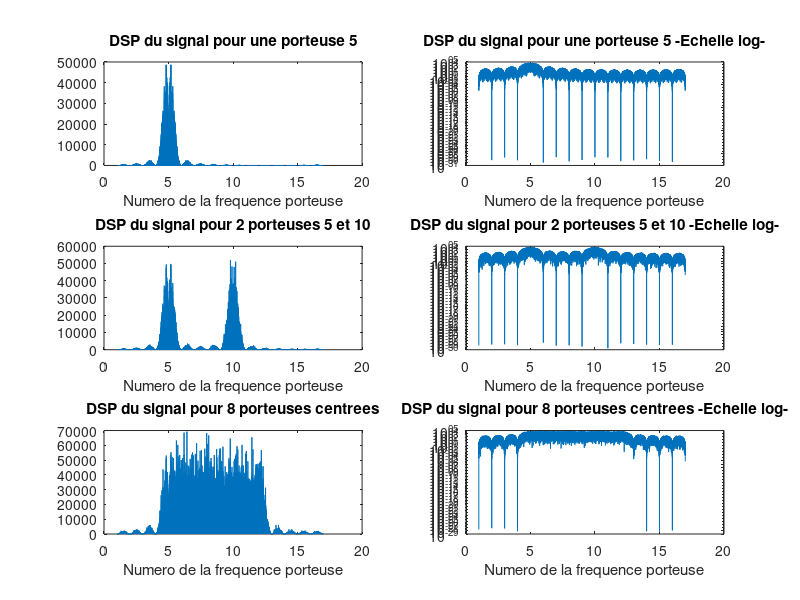
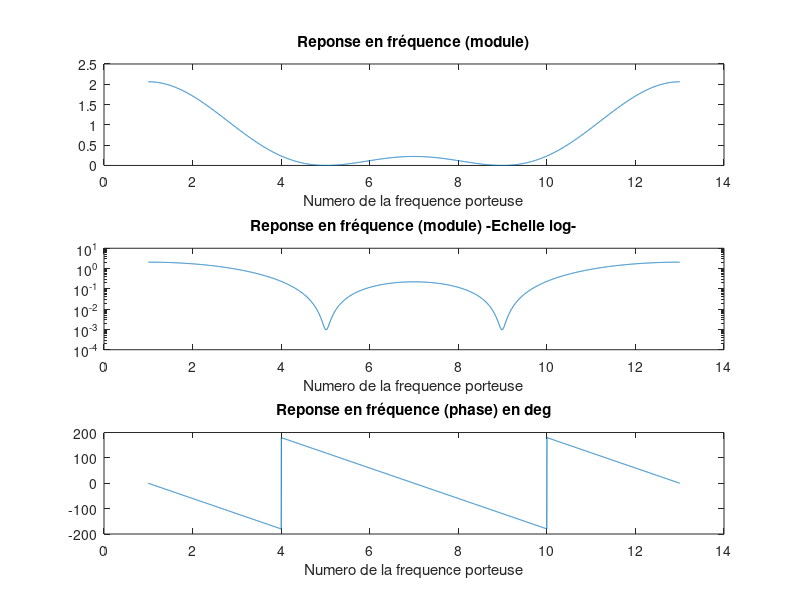
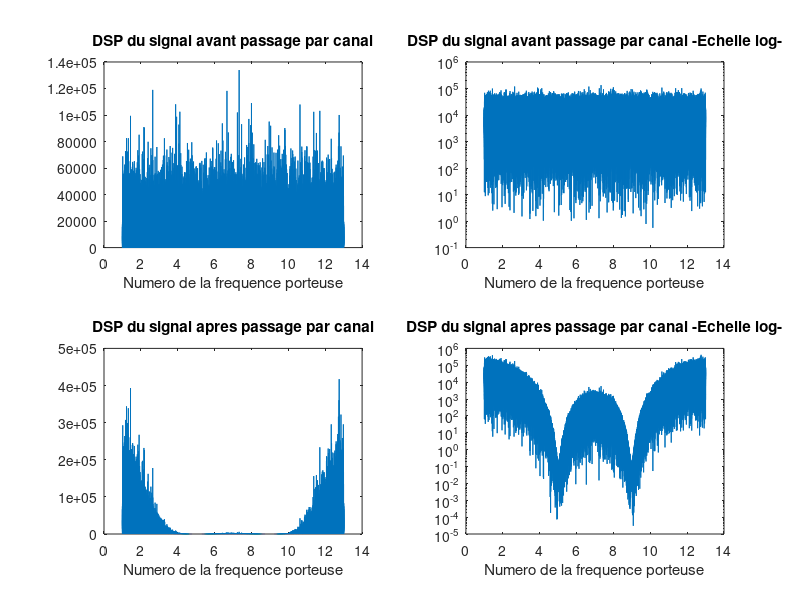
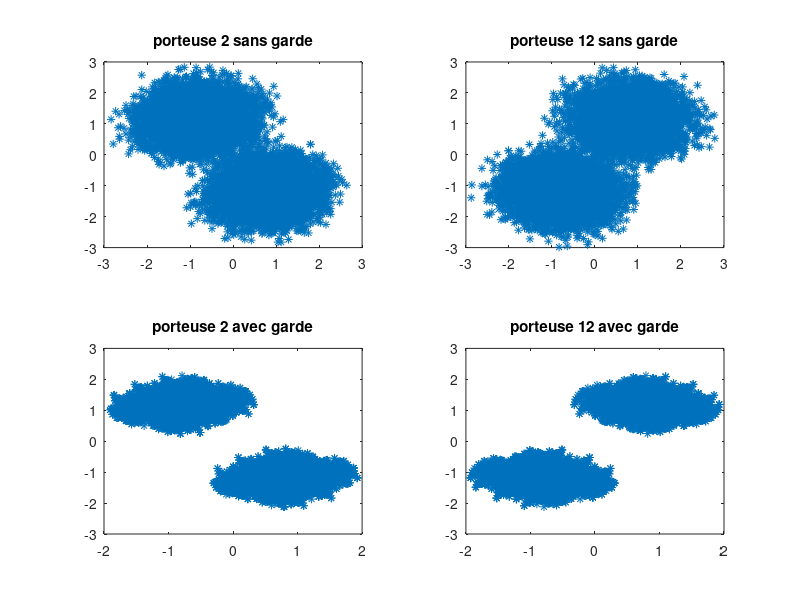

MATLAB code for these plots, in order: (Note: this script raises an error after producing the figures.)
close all;
clear all;

% Remarque : On considère qu'on travaille avec Fe = 1 HZ (rythme symbole)

% Generation de l'information binaire à transmettre 
%nb_bits = N ;
nb_bits = 12 * 10 ^ 4 ;
bits = randi([0, 1], 1, nb_bits);

%%%%%%%%%%%%%%%%%%%%%%%%%%%%%%%%%%%%%%%%%%%%%%%%%%%%%%%%%%%%%%%%%%%%%%%%%%%
%%%%%% Implantation de la chaine de transmission OFDM sans canal %%%%%%%%%%
%%%%%%%%%%%%%%%%%%%%%%%%%%%%%%%%%%%%%%%%%%%%%%%%%%%%%%%%%%%%%%%%%%%%%%%%%%%

% Nombre de porteuses
N = 16;

% Mapping BPSK
map =  2 * bits - 1;

% Traitement matricielle (chaque ligne est une porteuse / colonne -> temps)
map = reshape(map, N, length(map)/N);

% Construction d'une porteuse, 2 porteuses et 8 porteuses centrees resp.
map1 = [zeros( 4, nb_bits/N); map(5,:); zeros( 11 , nb_bits/N)];
%map1 = [ zeros( N-1, nb_bits/N); map(16,:)];
%map2 = [map(1:2, :); zeros( N-2, nb_bits/N)];
map2 = [zeros( 4, nb_bits/N); map(5,:); zeros( 4 , nb_bits/N); map(10,:); zeros( 6 , nb_bits/N)];
map8centre = [zeros( 4, nb_bits/N); map(5:12, :);zeros( 4, nb_bits/N)];

% Emission OFDM par ifft
signalOFDM = ifft(map);
signalOFDM1 = ifft(map1);
signalOFDM2 = ifft(map2);
signalOFDM8 = ifft(map8centre);

% Calcul de la DSP et visualisation
dsp = abs(fft(reshape(signalOFDM, 1, nb_bits))).^2;
dsp1 = abs(fft(reshape(signalOFDM1, 1, nb_bits))).^2;
dsp2 = abs(fft(reshape(signalOFDM2, 1, nb_bits))).^2;
dsp8 = abs(fft(reshape(signalOFDM8, 1, nb_bits))).^2;

f= [1:N/(length(dsp)-1):N+1];

figure('Name', "Chaine de transmission sans canal")
subplot(3,2,1)
plot(f, dsp1)
xlabel("Numero de la frequence porteuse")
title("DSP du signal pour une porteuse 5")
subplot(3,2,2)
semilogy(f, dsp1)
xlabel("Numero de la frequence porteuse")
title("DSP du signal pour une porteuse 5 -Echelle log-")
subplot(3,2,3)
plot(f, dsp2)
xlabel("Numero de la frequence porteuse")
title("DSP du signal pour 2 porteuses 5 et 10")
subplot(3,2,4)
semilogy(f, dsp2)
xlabel("Numero de la frequence porteuse")
title("DSP du signal pour 2 porteuses 5 et 10 -Echelle log-")
subplot(3,2,5)
plot(f, dsp8)
xlabel("Numero de la frequence porteuse")
title("DSP du signal pour 8 porteuses centrees")
subplot(3,2,6)
semilogy(f, dsp8)
xlabel("Numero de la frequence porteuse")
title("DSP du signal pour 8 porteuses centrees -Echelle log-")



% reception OFDM par fft
signalOFDMrecu = fft(signalOFDM);

% Decision
bitsdecision = sign(signalOFDMrecu);

% Demapping
bitsdemap = (bitsdecision + 1) / 2;
bitsdemap = reshape(bitsdemap, 1, nb_bits);

% Taux d'erreur binaire
TEB = 1 - (length(find(bitsdemap == bits)) / nb_bits);
fprintf("Le TEB en chaine de transmission sans canal : %i\n ", TEB);


%%%%%%%%%%%%%%%%%%%%%%%%%%%%%%%%%%%%%%%%%%%%%%%%%%%%%%%%%%%%%%%%%%%%%%%%%%%%%%%%%%%%%%%%%%%%%%%%%%%%
%%%%%% Implantation de la chaine de transmission OFDM avec canal multi-trajets sans bruit %%%%%%%%%%
%%%%%%%%%%%%%%%%%%%%%%%%%%%%%%%%%%%%%%%%%%%%%%%%%%%%%%%%%%%%%%%%%%%%%%%%%%%%%%%%%%%%%%%%%%%%%%%%%%%%

% IG = alpha * (T + IG) avec alpha =  20 à 25 % et T = N * Ts
% Ts = 1 -> N = (IG * ( 1 - alpha) ) / alpha
% y(t) = 0.227x(t) + 0.46x(t −Ts) + 0.688x(t −2Ts) + 0.460x(t −3Ts) + 0.227x(t −4Ts)
% hc = [0.227, 0.46, 0.688, 0.460, 0.227] -> IGmin = 4

% Calcul du nombre de porteuses N pour alpha = 0.25
alpha = 0.25;
N = floor((4 * (1 - alpha)) / alpha);

% Réponse impulsionnelle du canal (Ts = 1)
hc = [0.227, 0.46, 0.688, 0.460, 0.227];

% Réponse fréquentielle et visualisation
Rf = fft(hc, 2^N);
f = [1:N/(length(Rf) - 1):N+1];

figure('Name', "Chaine de transmission avec canal")
subplot(3,1,1)
plot(f, abs(Rf))
xlabel("Numero de la frequence porteuse")
title("Reponse en fréquence (module)")
subplot(3,1,2)
semilogy(f, abs(Rf));
xlabel("Numero de la frequence porteuse")
title("Reponse en fréquence (module) -Echelle log-")
subplot(3,1,3)
plot(f, rad2deg(angle(Rf)))
xlabel("Numero de la frequence porteuse")
title("Reponse en fréquence (phase) en deg")


% Mapping BPSK
    mapcanal =  2 * bits - 1;

% Traitement matricielle et emission OFDM
    mapcanal = reshape(mapcanal, N, length(mapcanal)/N);

    % Emission sans intervalle de garde 
    signalOFDMcanal = ifft(mapcanal);
    % Emission avec intervalle de garde 
    signalOFDMGarde = [zeros(4,nb_bits/N); signalOFDMcanal]; % IG = 4
    % Emission avec prefixe cyclique
    signalOFDMPC = [signalOFDMcanal(end-3:end,:);signalOFDMcanal];
    % Emission avec prefixe cyclique surdimensionne (double)
    signalOFDMPC_surdim = [signalOFDMcanal(end-7:end,:);signalOFDMcanal];

% Passage par canal
    % Sans intervalle de garde
    SignalRecuCanal = filter(hc,1,reshape(signalOFDMcanal, 1,[]));
    % Avec intervalle de garde
    SignalRecuCanalGarde = filter(hc,1,reshape(signalOFDMGarde, 1, [])) ;
    % Avec prefixe cyclique
    SignalRecuPC = filter(hc, 1, reshape(signalOFDMPC, 1, []));
    % Avec prefixe cyclique surdimensionne
    SignalRecuPC_surdim = filter(hc, 1, reshape(signalOFDMPC_surdim, 1, []));

    % Traitement matricielle
    SignalRecuCanal = reshape(SignalRecuCanal, N, []) ;
    SignalRecuCanalGarde = reshape(SignalRecuCanalGarde, N + 4, []) ;
    SignalRecuPC = reshape(SignalRecuPC, N + 4, []) ;
    SignalRecuPC_surdim = reshape(SignalRecuPC_surdim, N + 8, []) ;

% Calcul du DSP du signal avant et apres passage par le canal sans intervalle 
% de garde ni prefixe cyclique et visualisation

dspAvantCanal = abs(fft(reshape(signalOFDMcanal, 1, nb_bits))).^2;
dspCanal = abs(fft(reshape(SignalRecuCanal, 1, nb_bits))).^2;

figure('Name', "Chaine de transmission avec canal")
subplot(2,2,1)
plot(1:N/(length(dspAvantCanal)-1):N+1, dspAvantCanal)
xlabel("Numero de la frequence porteuse")
title("DSP du signal avant passage par canal")
subplot(2,2,2)
semilogy(1:N/(length(dspAvantCanal)-1):N+1, dspAvantCanal)
xlabel("Numero de la frequence porteuse")
title("DSP du signal avant passage par canal -Echelle log-")
subplot(2,2,3)
plot(1:N/(length(dspCanal)-1):N+1, dspCanal)
xlabel("Numero de la frequence porteuse")
title("DSP du signal apres passage par canal")
subplot(2,2,4)
semilogy(1:N/(length(dspCanal)-1):N+1, dspCanal)
xlabel("Numero de la frequence porteuse")
title("DSP du signal apres passage par canal -Echelle log-")

% Reception OFDM (fft)
    % Sans intervalle de garde
    signalOFDMRecuCanal = fft(SignalRecuCanal);
    % Avec intervalle de garde
    signalOFDMRecuCanalGarde = fft(SignalRecuCanalGarde(5:end,:));
    % Avec prefixe cyclique
    signalOFDMRecuPC = fft(SignalRecuPC(5:end,:));

% Reception OFDM (PC avec erreur d'horloge)
    % Attention a la rotation introduite par la non synchronisation
    % exp(2pi*l*Tau/N) *** l : le numéro de porteuse *** tau : le retard *** N : nombre de
    % porteuses (voir cours)
    % donc pour récompenser cette rotation, il faut l'estimer en realite ou 
    % bien faire une estimation globale comme si on a un nouveau canal ! 

    signalOFDMRecuPC_cas1 = fft(SignalRecuPC_surdim(3:2+N,:));
    signalOFDMRecuPC_cas2 = fft(SignalRecuPC_surdim(7:6+N,:));%7 % le cas 6 un peu special
    signalOFDMRecuPC_cas3 = fft([SignalRecuPC_surdim(11:end,:);SignalRecuPC_surdim(1:2,:)]);

% pc et égalisation :
    H = fft(hc,N);
    % Egalisation ZFE
    signalRecuPC_EG = signalOFDMRecuPC ./ (H.');
    % Egalisation ML
    signalRecuPC_EG_ML = signalOFDMRecuPC .* conj(H.');

    % Avec erreur d'horloge
    siganlRecuPC_EG_cas1 = signalOFDMRecuPC_cas1 ./ (H.');
    siganlRecuPC_EG_cas2 = signalOFDMRecuPC_cas2 ./ (H.');
    siganlRecuPC_EG_cas3 = signalOFDMRecuPC_cas3 ./ (H.');

% Constellation en reception sur 2 porteuses
    
    % Sans et avec intervalle de garde 
    figure('Name', "Chaine de transmission avec canal")
    subplot(2,2,1)
    plot(signalOFDMRecuCanal(2, :), '*')
    title('porteuse 2 sans garde')
    subplot(2,2,2)
    plot(signalOFDMRecuCanal(12,:), '*')
    title('porteuse 12 sans garde')
    subplot(2,2,3)
    plot(signalOFDMRecuCanalGarde(2,:), '*')
    title('porteuse 2 avec garde')
    subplot(2,2,4)
    plot(signalOFDMRecuCanalGarde(12,:), '*')
    title('porteuse 12 avec garde')

    % Sans et avec prefixe cyclique
    figure('Name', "Chaine de transmission avec canal")
    subplot(2,2,1)
    plot(signalOFDMRecuCanal(2, :), '*')
    title('porteuse 2 sans pc')
    subplot(2,2,2)
    plot(signalOFDMRecuCanal(12,:), '*')
    title('porteuse 12 sans pc')
    subplot(2,2,3)
    plot(signalOFDMRecuPC(2,:), '*')
    title('porteuse 2 avec pc')
    subplot(2,2,4)
    plot(signalOFDMRecuPC(12,:), '*')
    title('porteuse 12 avec pc')

    % Avec prefixe cyclique et egalisation ZFE ou ML
    % Remarque : on est en 10^-16 --> donc c'est presque le meme point.
    figure('Name', "Chaine de transmission avec canal")
    subplot(3,2,1)
    plot(signalOFDMRecuCanal(2, :), '*')
    title('porteuse 2 sans PC et Egal.')
    subplot(3,2,2)
    plot(signalOFDMRecuCanal(12,:), '*')
    title('porteuse 12 sans PC et Egal.')
    subplot(3,2,3)
    plot(signalRecuPC_EG(2,:), '*')
    title('porteuse 2 avec PC et Egal. ZFE')
    subplot(3,2,4)
    plot(signalRecuPC_EG(12,:), '*')
    title('porteuse 12 avec PC et Egal. ZFE')
    subplot(3,2,5)
    plot(signalRecuPC_EG_ML(2,:), '*')
    title('porteuse 2 avec PC et Egal. ML')
    subplot(3,2,6)
    plot(signalRecuPC_EG_ML(12,:), '*')
    title('porteuse 12 avec PC et Egal. ML')

    % Avec erreur d'horloge (les 3 cas) egalisation ZFE
    figure('Name', "Chaine de transmission avec canal")
    subplot(2,4,1)
    plot(signalOFDMRecuCanal(2, :), '*')
    title('porteuse 2 sans PC et Egal.')
    subplot(2,4,5)
    plot(signalOFDMRecuCanal(12,:), '*')
    title('porteuse 12 sans PC et Egal.')
    
    subplot(2,4,2)
    plot(siganlRecuPC_EG_cas1(2, :), '*')
    title('porteuse 2 PC et Egal. cas1')
    subplot(2,4,6)
    plot(siganlRecuPC_EG_cas1(12,:), '*')
    title('porteuse 12 PC et Egal. cas1')
    
    subplot(2,4,3)
    plot(siganlRecuPC_EG_cas2(2, :), '*')
    title('porteuse 2 PC et Egal. cas2')
    subplot(2,4,7)
    plot(siganlRecuPC_EG_cas2(12,:), '*')
    title('porteuse 12 PC et Egal. cas2')
    
    subplot(2,4,4)
    plot(siganlRecuPC_EG_cas3(2, :), '*')
    title('porteuse 2 PC et Egal. cas 3')
    subplot(2,4,8)
    plot(siganlRecuPC_EG_cas3(12,:), '*')
    title('porteuse 12 PC et Egal. cas 3')

% Decision
signalOFDMRecuCanal= reshape(signalOFDMRecuCanal, 1, []);
bitsdecisioncanal = sign(real(signalOFDMRecuCanal));

signalOFDMRecuCanalGarde = reshape(signalOFDMRecuCanalGarde, 1, []);
bitsdecisioncanalGarde = sign(real(signalOFDMRecuCanalGarde));

signalOFDMRecuPC = reshape(signalOFDMRecuPC, 1, []);
bitsdecisionpc = sign(real(signalOFDMRecuPC));

signalRecuPC_EG = reshape(signalRecuPC_EG, 1, []);
bitsdecisionpc_eg = sign(real(signalRecuPC_EG));

signalRecuPC_EG_ML = reshape(signalRecuPC_EG_ML, 1, []);
bitsdecisionpc_eg_ml = sign(real(signalRecuPC_EG_ML));

% Demapping
bitsdemapcanal = (bitsdecisioncanal + 1) / 2;
bitsdemapcanalGarde = (bitsdecisioncanalGarde + 1) / 2;
bitsdemappc = (bitsdecisionpc + 1) / 2;
bitsdemappc_eg = (bitsdecisionpc_eg + 1) / 2;
bitsdemappc_eg_ml = (bitsdecisionpc_eg_ml + 1) / 2;

%TEB CANAL
TEBCanal = 1 - (length(find(bitsdemapcanal == bits)) / nb_bits);
fprintf("Le TEB en chaine de transmission avec canal multi-trajets " + ...
    "sans intervalle de garde : %i\n ", TEBCanal);
TEBCanalGarde = 1 - (length(find(bitsdemapcanalGarde == bits)) / nb_bits);
fprintf("Le TEB en chaine de transmission avec canal multi-trajets " + ...
    "avec intervalle de garde : %i\n ", TEBCanalGarde);
TEBPC = 1 - (length(find(bitsdemappc == bits)) / nb_bits);
fprintf("Le TEB en chaine de transmission avec canal multi-trajets " + ...
    "avec prefixe cyclique  : %i\n ", TEBPC);
TEB_PC_EG = 1 - (length(find(bitsdemappc_eg == bits)) / nb_bits);
fprintf("Le TEB en chaine de transmission avec canal multi-trajets " + ...
    "avec prefixe cyclique et egalisation ZFE : %i\n ", TEB_PC_EG);
TEB_PC_EG_ML = 1 - (length(find(bitsdemappc_eg_ml == bits)) / nb_bits);
fprintf("Le TEB en chaine de transmission avec canal multi-trajets " + ...
    "avec prefixe cyclique et egalisation ML : %i\n ", TEB_PC_EG_ML);